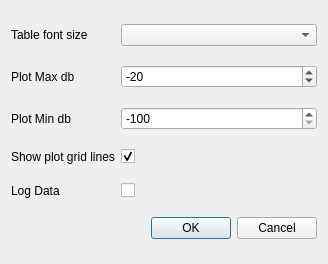
<?xml version="1.0" encoding="UTF-8"?>
<ui version="4.0">
 <class>prefsDialog</class>
 <widget class="QDialog" name="prefsDialog">
  <property name="geometry">
   <rect>
    <x>0</x>
    <y>0</y>
    <width>328</width>
    <height>264</height>
   </rect>
  </property>
  <property name="windowTitle">
   <string>Preferences</string>
  </property>
  <layout class="QGridLayout" name="gridLayout">
   <item row="4" column="2">
    <widget class="QCheckBox" name="plotGridcbx">
     <property name="checked">
      <bool>true</bool>
     </property>
    </widget>
   </item>
   <item row="2" column="1">
    <widget class="QLabel" name="dbMinlbl">
     <property name="text">
      <string>Plot Min db</string>
     </property>
    </widget>
   </item>
   <item row="1" column="1">
    <widget class="QLabel" name="dbMaxlbl">
     <property name="text">
      <string>Plot Max db</string>
     </property>
    </widget>
   </item>
   <item row="1" column="2">
    <widget class="QSpinBox" name="dbMaxsb">
     <property name="minimum">
      <number>-50</number>
     </property>
     <property name="maximum">
      <number>0</number>
     </property>
     <property name="singleStep">
      <number>10</number>
     </property>
     <property name="value">
      <number>-20</number>
     </property>
    </widget>
   </item>
   <item row="2" column="2">
    <widget class="QSpinBox" name="dbMinsb">
     <property name="minimum">
      <number>-100</number>
     </property>
     <property name="maximum">
      <number>-60</number>
     </property>
     <property name="singleStep">
      <number>10</number>
     </property>
     <property name="value">
      <number>-100</number>
     </property>
    </widget>
   </item>
   <item row="4" column="1">
    <widget class="QLabel" name="plotGridlbl">
     <property name="text">
      <string>Show plot grid lines</string>
     </property>
    </widget>
   </item>
   <item row="6" column="2">
    <widget class="QDialogButtonBox" name="buttonBox">
     <property name="orientation">
      <enum>Qt::Horizontal</enum>
     </property>
     <property name="standardButtons">
      <set>QDialogButtonBox::Cancel|QDialogButtonBox::Ok</set>
     </property>
    </widget>
   </item>
   <item row="5" column="2">
    <widget class="QCheckBox" name="logDatacbx">
     <property name="toolTip">
      <string>&lt;html&gt;&lt;head/&gt;&lt;body&gt;&lt;p&gt;Log data to file &amp;quot;~/LinSSID.datalog&amp;quot;&lt;/p&gt;&lt;/body&gt;&lt;/html&gt;</string>
     </property>
     <property name="text">
      <string/>
     </property>
    </widget>
   </item>
   <item row="6" column="1">
    <widget class="QLabel" name="logoLbl">
     <property name="pixmap">
      <pixmap>linssid48.png</pixmap>
     </property>
     <property name="alignment">
      <set>Qt::AlignCenter</set>
     </property>
    </widget>
   </item>
   <item row="5" column="1">
    <widget class="QLabel" name="logDatalbl">
     <property name="toolTip">
      <string>&lt;html&gt;&lt;head/&gt;&lt;body&gt;&lt;p&gt;Log data to file &amp;quot;~/LinSSID.datalog&amp;quot;&lt;/p&gt;&lt;/body&gt;&lt;/html&gt;</string>
     </property>
     <property name="text">
      <string>Log Data</string>
     </property>
    </widget>
   </item>
   <item row="0" column="1">
    <widget class="QLabel" name="fntSizeLbl">
     <property name="text">
      <string>Table font size</string>
     </property>
    </widget>
   </item>
   <item row="0" column="2">
    <widget class="QComboBox" name="tblFntSizeSb"/>
   </item>
  </layout>
 </widget>
 <resources/>
 <connections>
  <connection>
   <sender>buttonBox</sender>
   <signal>accepted()</signal>
   <receiver>prefsDialog</receiver>
   <slot>accept()</slot>
   <hints>
    <hint type="sourcelabel">
     <x>248</x>
     <y>254</y>
    </hint>
    <hint type="destinationlabel">
     <x>157</x>
     <y>274</y>
    </hint>
   </hints>
  </connection>
  <connection>
   <sender>buttonBox</sender>
   <signal>rejected()</signal>
   <receiver>prefsDialog</receiver>
   <slot>reject()</slot>
   <hints>
    <hint type="sourcelabel">
     <x>316</x>
     <y>260</y>
    </hint>
    <hint type="destinationlabel">
     <x>286</x>
     <y>274</y>
    </hint>
   </hints>
  </connection>
 </connections>
</ui>
